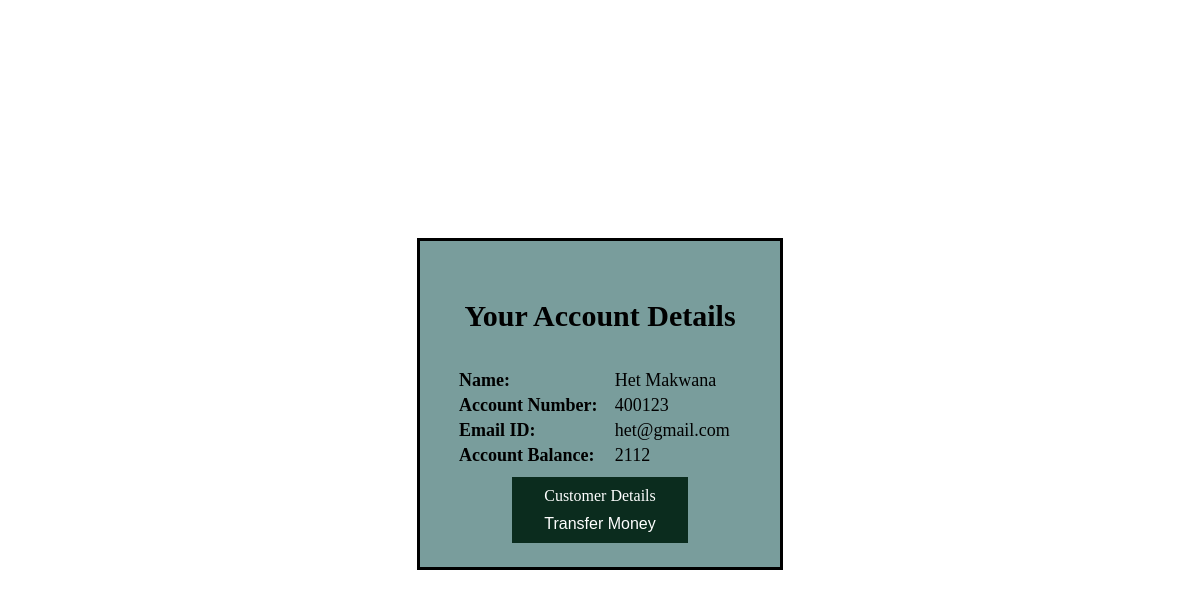
The app's page /details.php?accno=400123 with its own data.
### tables this page shows
CREATE TABLE `customer_details` (
  `accno` int(11) NOT NULL,
  `name` varchar(20) NOT NULL,
  `email` varchar(40) NOT NULL,
  `account_balance` int(11) DEFAULT NULL
);

### details.php (the view, shortened to what this page needs)
<?php
$accno=$_GET['accno'];
$servername = "localhost";
$username = "root";
$password = "";
$database = "bankingsystem_tsfinternship";
$conn = mysqli_connect($servername,$username,$password,$database);
?>
<!DOCTYPE html>
<html lang="en">
<head>
    <link rel="stylesheet" href="CSS/details.css">
</head>
<body>
    <?php
        $sql = "SELECT * FROM `customer_details` WHERE `accno` = $accno";
        $result = mysqli_query($conn,$sql);
        if($result){
            while($row = mysqli_fetch_assoc($result)){
                $name = $row['name'];
                $email = $row['email'];
                $acc_bal = $row['account_balance'];
            }
        }
    ?>
    <h1 class="h1">RM Banking Portal</h1>
    <div class="main">
        <div class="container1">
            <div class="container2">
                <h3>Your Account Details</h3>
                <table>
                   <tbody>
                       <tr>
                            <th>Name:</th>
                            <td><?php echo $name;?></td>
                       </tr>
                       <tr>
                            <th>Account Number:</th>
                            <td><?php echo $accno;?></td>
                       </tr>
                       <tr>
                            <th>Email ID:</th>
                            <td><?php echo $email;?></td>
                       </tr>
                       <tr>
                            <th>Account Balance:</th>
                            <td><?php echo $acc_bal;?></td>
                       </tr>
                   </tbody>
                </table>
                <form method="POST" action="transferMoney.php">
                    <a class="button" href="customerDetails.php">Customer Details</a>
                    <input class="button" type="submit" value="Transfer Money">
                </form>
            </div>
        </div>
    </div>
</body>
</html>

### CSS/details.css (style rules this page uses)
body, html { height: 100%; }
body { background-image: url('https://mcdn.wallpapersafari.com/medium/68/93/hSEvPY.jpg'); background-repeat: no-repeat; background-size: cover; background-position: center; }
.h1 { display: flex; align-items: center; justify-content: center; font-size: 40px; font-weight: 800; margin-top: 0%; padding-top: 5%; font-family: 'Times New Roman', Times, serif; font-variant: small-caps; color: #ffffff; }
.main { display: table; position: absolute; top: 0; left: 0; height: 100%; width: 100%; }
.container1 { display: table-cell; vertical-align: middle; }
.container2 { margin-left: auto; margin-right: auto; width: 30%; text-align: center; border: solid; padding: 2% 0%; background-color: #2863609f; }
.container2 h3 { font-size: 30px; padding-top: 1%; }
.container2 table { margin: 0 auto; text-align: left; width: 80%; font-size: 18px; padding-top: 1%; padding-bottom: 5%; }
.button { background-color: #0b2c1e; border: none; color: white; padding: 10px 32px; text-align: center; text-decoration: none; font-size: 16px; margin: 0% 1%; }

### records on screen
customer_details: name "Het Makwana", email "het@gmail.com", account_balance "2112"

### other values on screen
$accno "400123"
